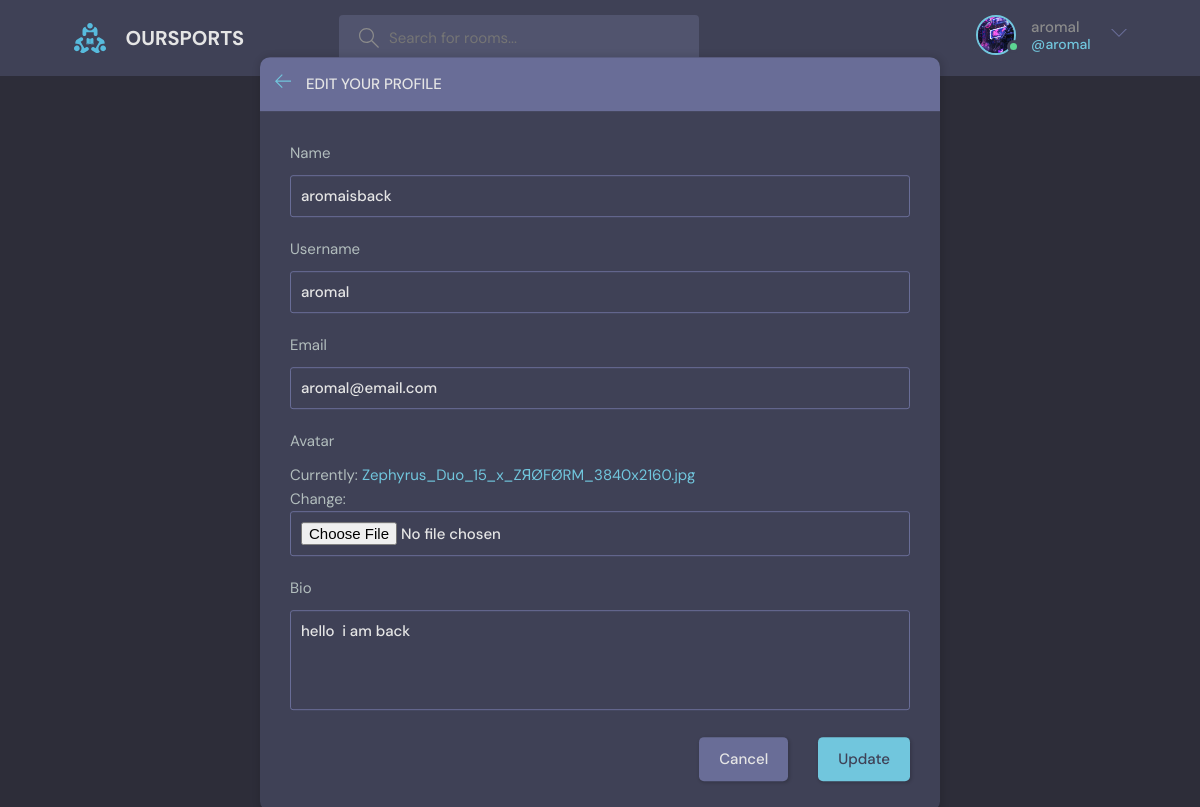
The app's page /update-user/ (signed in), older data.
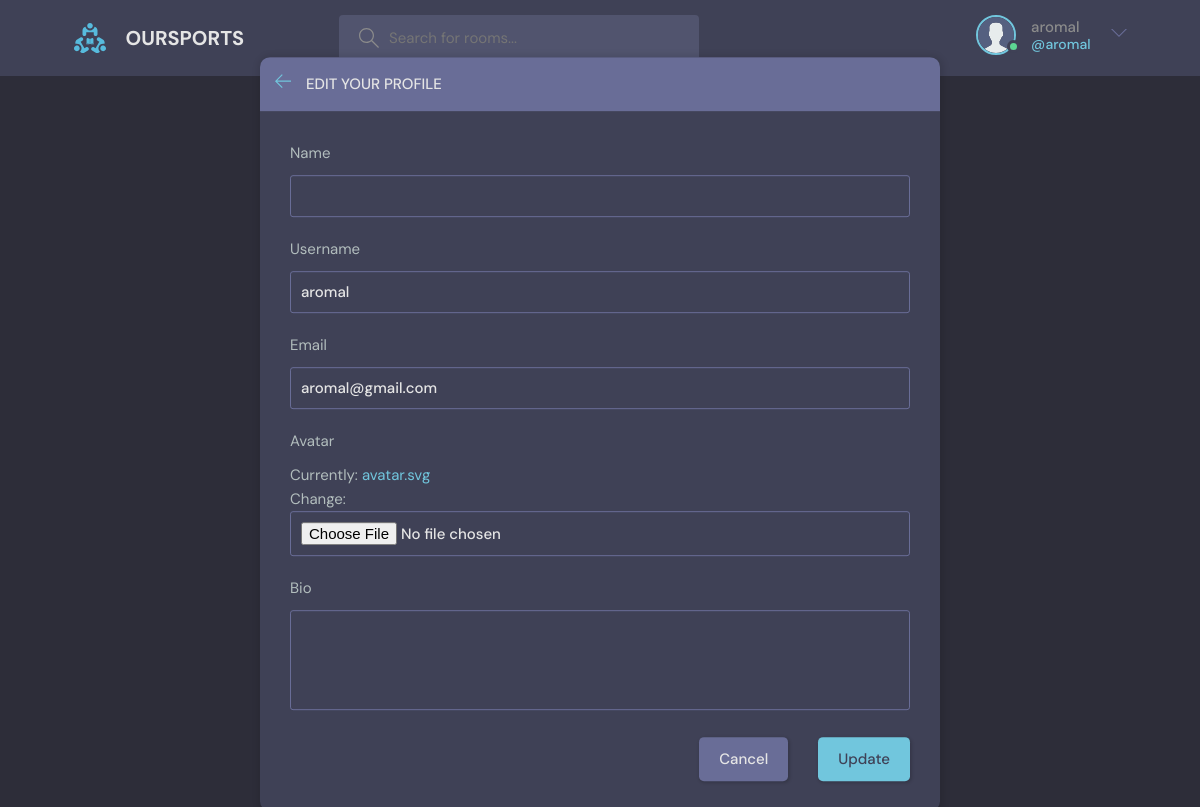
The same page, newer data.
### base/models.py (models this page shows)
class User(AbstractUser):
    name = models.CharField(max_length=200,null=True)
    email =models.EmailField(unique=True,null=True)
    bio =models.TextField(null=True)
    avatar =models.ImageField(null=True,default="avatar.svg")
    USERNAME_FIELD = 'username'
    REQUIRED_FIELDS = ['email']

### base/views.py (the view)
# urls.py: path('update-user/',views.updateUser,name="update-user"),
@login_required(login_url='login')
def updateUser(request):
    user = request.user
    form = UserForm(instance=user)
    if request.method== 'POST':
        form =UserForm(request.POST,request.FILES,instance=user)
        if form.is_valid():
            form.save()
            return redirect('user-profile',pk=user.id)
    return render (request, 'base/update-user.html', {'form':form} )

### base/forms.py
class UserForm(ModelForm):
    class Meta:
        model = User
        fields = ['name','username','email','avatar','bio']

### base/templates/base/update-user.html (shortened to what this page needs)
{% extends 'main.html' %}
{% block content %}
    <main class="update-account layout">
        <div class="container">
            <div class="layout__box">
                <div class="layout__boxHeader">
                    <div class="layout__boxTitle">
                        <a href="{% url 'home' %}">
                            <svg version="1.1" xmlns="http://www.w3.org/2000/svg" width="32" height="32"
                                viewBox="0 0 32 32">
                                <title>arrow-left</title>
                                <path
                                    d="M13.723 2.286l-13.723 13.714 13.719 13.714 1.616-1.611-10.96-10.96h27.625v-2.286h-27.625l10.965-10.965-1.616-1.607z">
                                </path>
                            </svg>
                        </a>
                        <h3>Edit your profile</h3>
                    </div>
                </div>
                <div class="layout__body">
                    <form class="form" action="" method="POST" enctype="multipart/form-data">
                        {% for field in form %}
                        <div class="form__group">
                            <label for="profile_pic">{{field.label}}</label>
                            {{field}}
                        </div>
                        {% endfor %}
                        <div class="form__action">
                            <a class="btn btn--dark" href="{% url 'user-profile' user.id %}">Cancel</a>
                            <button class="btn btn--main" type="submit">Update</button>
                        </div>
                    </form>
                </div>
            </div>
        </div>
    </main>
    {% endblock content %}

### templates/navbar.html (shortened to what this page needs)
{% load static %}
<header class="header header--loggedIn">
    <div class="container">
      <a href="{% url 'home' %}" class="header__logo">
        <img src="{% static 'images/logo.svg' %}" />
        <h1>OURSPORTS</h1>
      </a>
      <form class="header__search" method="GET" action="{% url 'home' %}">
        <label>
          <input name="q" placeholder="Search for rooms..." />
        </label>
      </form>
      <nav class="header__menu">
        {% if request.user.is_authenticated %}
        <div class="header__user">
          <a href="{% url 'user-profile' user.id %}">
            <div class="avatar avatar--medium active">
              <img src="{{request.user.avatar.url}}" />
            </div>
            <p>{{request.user.username}}<span>@{{request.user.username}}</span></p>
          </a>
          <button class="dropdown-button">
            <svg version="1.1" xmlns="http://www.w3.org/2000/svg" width="32" height="32" viewBox="0 0 32 32">
              <title>chevron-down</title>
              <path d="M16 21l-13-13h-3l16 16 16-16h-3l-13 13z"></path>
            </svg>
          </button>
        </div>
        {% else %}
        <a href="{% url 'login' %} ">
          <img src="{% static 'images/avatar.svg' %}" />
          <p>Login</p>
        </a>
        {% endif %}
      </nav>
    </div>
  </header>

Row changes from the older to the newer data that the page shows:
changed User "aromal": user.avatar: picture removed, a placeholder shows; name "aromaisback" → (not shown); email "aromal@email.com" → "aromal@gmail.com"; bio "hello i am back" → (not shown)
Text that changed along with them:
text no longer shown: "Currently: Zephyrus_Duo_15_x_ZЯØFØRM_3840x2160.jpg Change:"
text now shown: "Currently: avatar.svg Change:"
